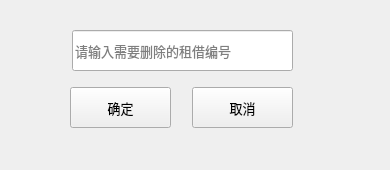
<?xml version="1.0" encoding="UTF-8"?>
<ui version="4.0">
 <class>Admin_Orders_Dele</class>
 <widget class="QWidget" name="Admin_Orders_Dele">
  <property name="geometry">
   <rect>
    <x>0</x>
    <y>0</y>
    <width>390</width>
    <height>170</height>
   </rect>
  </property>
  <property name="windowTitle">
   <string>订单删除</string>
  </property>
  <widget class="QPushButton" name="pushButton">
   <property name="geometry">
    <rect>
     <x>70</x>
     <y>87</y>
     <width>101</width>
     <height>41</height>
    </rect>
   </property>
   <property name="font">
    <font>
     <family>微软雅黑</family>
     <pointsize>10</pointsize>
    </font>
   </property>
   <property name="text">
    <string>确定</string>
   </property>
  </widget>
  <widget class="QPushButton" name="pushButton_cancel">
   <property name="geometry">
    <rect>
     <x>192</x>
     <y>87</y>
     <width>101</width>
     <height>41</height>
    </rect>
   </property>
   <property name="font">
    <font>
     <family>微软雅黑</family>
     <pointsize>10</pointsize>
    </font>
   </property>
   <property name="text">
    <string>取消</string>
   </property>
  </widget>
  <widget class="QLineEdit" name="lineEdit_dele">
   <property name="geometry">
    <rect>
     <x>72</x>
     <y>30</y>
     <width>221</width>
     <height>41</height>
    </rect>
   </property>
   <property name="font">
    <font>
     <family>微软雅黑</family>
     <pointsize>10</pointsize>
    </font>
   </property>
   <property name="placeholderText">
    <string>请输入需要删除的租借编号</string>
   </property>
  </widget>
 </widget>
 <resources/>
 <connections/>
</ui>
